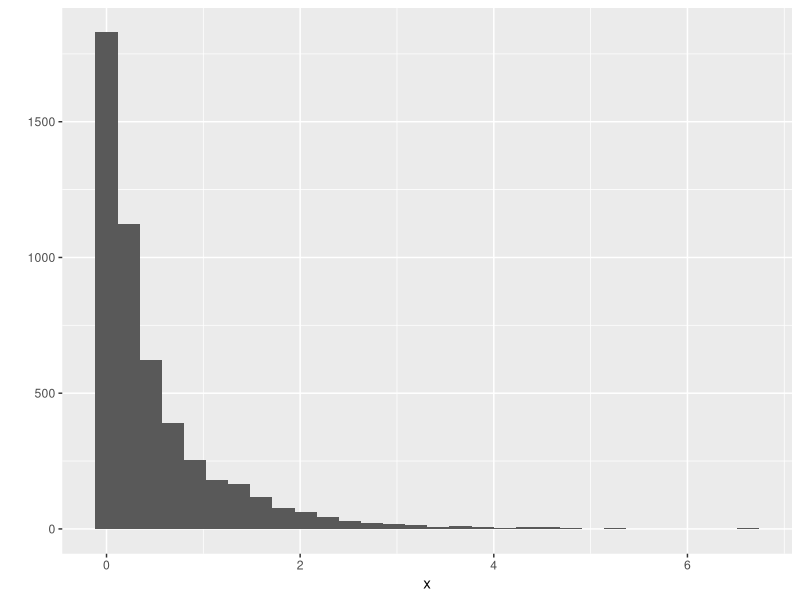

The R script that drew this image: (Note: this script raises an error after producing the figure.)
library(ggplot2)
library(scales)
library(tibble)

x <- rgamma(5000, 0.5, 1); quantile(x); mean(x); qplot(x)

mydf <- tibble(TV=rnorm(5000, 0.5, 0.2), Radio=rgamma(5000, 0.5, 1)) %>% gather(Media, ROI)
group_by(mydf, Media) %>% summarise(Mean=mean(ROI), Min=min(ROI), Max=max(ROI),
                                    Median=median(ROI), Mass=sum(ROI>0.3)/n(),
                                    Sharpe=Mean/sd(ROI))
ggplot(mydf, aes(x=ROI, group=Media, fill=Media)) + geom_histogram() + theme_minimal() +
  scale_fill_brewer(type = "qual", palette = 6) + facet_grid(.~Media) + geom_vline(xintercept = 0.5) +
  ylab("Probability")
ggplot(mydf, aes(x=ROI, group=Media, fill=Media)) + geom_density(alpha=0.5) + theme_minimal(base_size = 15) +
  scale_fill_brewer(type = "qual", palette = 6) + facet_grid(.~Media) + geom_vline(xintercept = 0.5) +
  ylab("Probability")
ggplot(mydf, aes(x=ROI, group=Media, fill=Media)) + geom_density(alpha=0.5) + theme_minimal(base_size = 15) +
  scale_fill_brewer(type = "qual", palette = 6) + facet_grid(Media~.) + geom_vline(xintercept = 0.5) +
  ylab("Probability") + xlim(0, 3.5)

ggsave("uncertaintyImportance.png")
